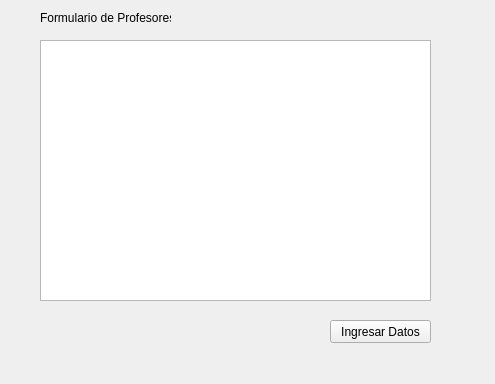
<?xml version="1.0" encoding="UTF-8"?>
<ui version="4.0">
 <class>clase</class>
 <widget class="QWidget" name="clase">
  <property name="geometry">
   <rect>
    <x>0</x>
    <y>0</y>
    <width>495</width>
    <height>384</height>
   </rect>
  </property>
  <property name="windowTitle">
   <string>clase</string>
  </property>
  <widget class="QTableWidget" name="tableWidget">
   <property name="geometry">
    <rect>
     <x>40</x>
     <y>40</y>
     <width>391</width>
     <height>261</height>
    </rect>
   </property>
  </widget>
  <widget class="QPushButton" name="pushButton">
   <property name="geometry">
    <rect>
     <x>330</x>
     <y>320</y>
     <width>101</width>
     <height>23</height>
    </rect>
   </property>
   <property name="text">
    <string>Ingresar Datos</string>
   </property>
  </widget>
  <widget class="QLabel" name="label">
   <property name="geometry">
    <rect>
     <x>40</x>
     <y>10</y>
     <width>131</width>
     <height>16</height>
    </rect>
   </property>
   <property name="text">
    <string>Formulario de Profesores</string>
   </property>
  </widget>
 </widget>
 <layoutdefault spacing="6" margin="11"/>
 <resources/>
 <connections/>
</ui>
